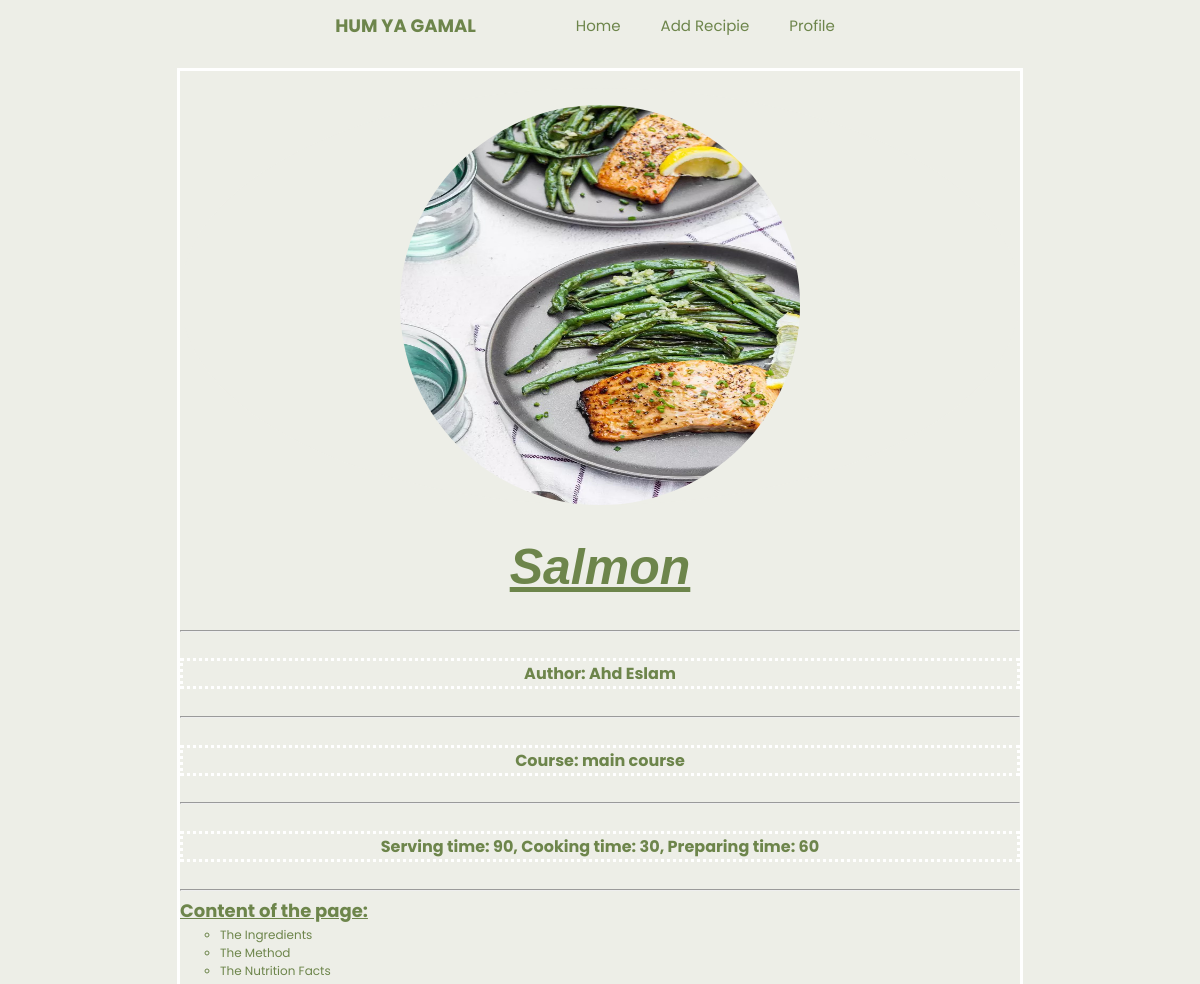
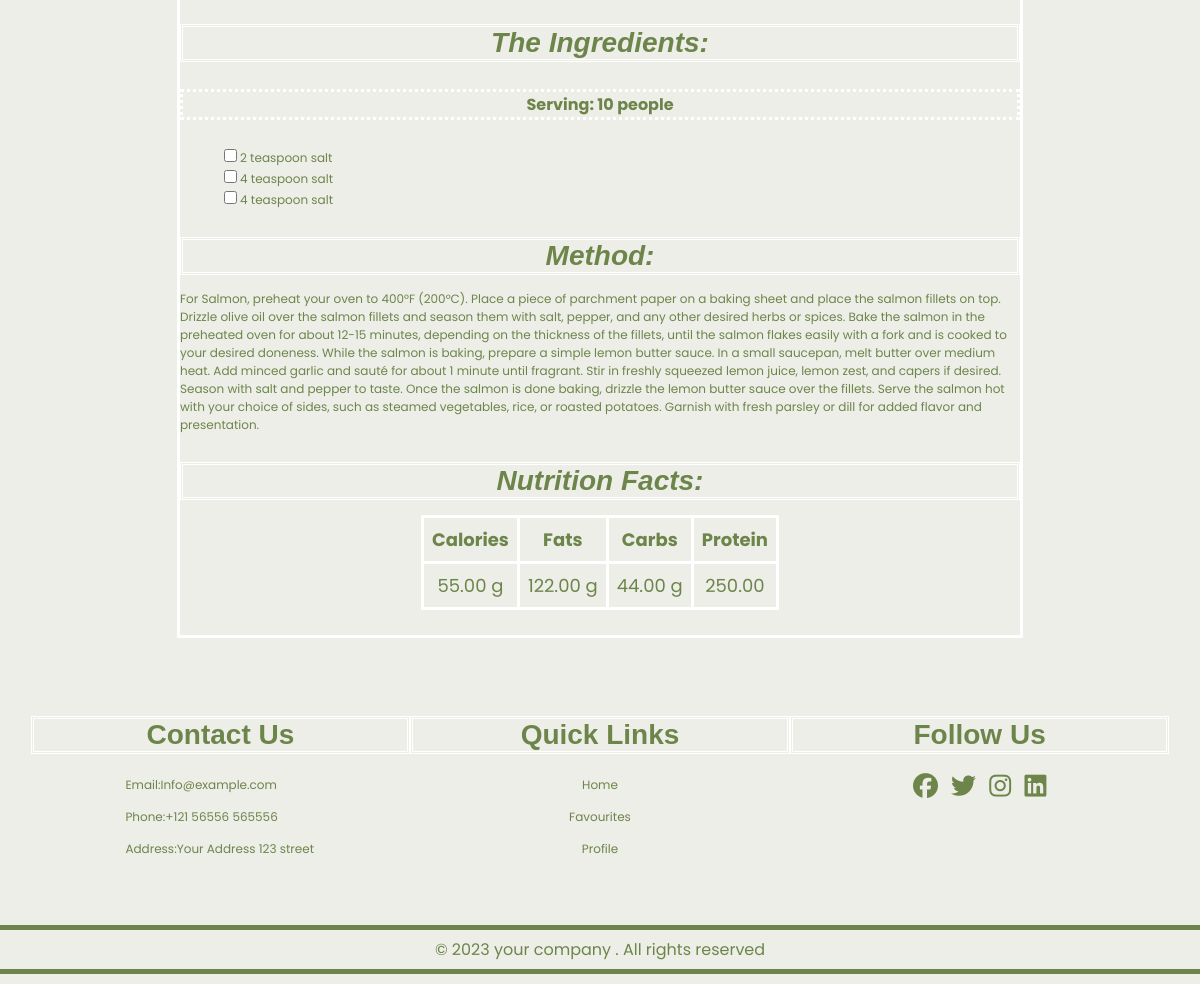
The page /home/eachrecipieadmin/Salmon/ on the database its author committed (2 pictures, top to bottom).
### ad/models.py (models this page shows, shortened)
class Recipie (models.Model):
    y=[
        ('g', 'g'),
        ('mg', 'mg')
    ]
    COURSE_CHOICES = [
        ('main course', 'Main Course'),
        ('appetizers', 'Appetizers'),
        ('dessert', 'Dessert')
    ]
    authername = models.CharField(max_length=100, default="Unknown Author")
    title= models.CharField(max_length=100, null=True, blank=True)
    image= models.ImageField(upload_to='recipie/photos/')
    is_fav = models.BooleanField(default=False)
    serving = models.CharField(max_length=100, default="1 serving")
    total = models.CharField(max_length=100, default="0 min")
    prep = models.CharField(max_length=100, default="0 min")
    cook = models.CharField(max_length=100, default="0 min")
    serving_Hours = models.IntegerField(max_length=2, default=2)
    serving_minutes = models.IntegerField(max_length=2, default=00)
    serving_seconds = models.IntegerField(max_length=2, default=00)
    method = models.TextField(default='unknown')
    calories = models.DecimalField(max_digits=5, decimal_places=2, default=1)
    calories_unit = models.CharField(max_length=10, choices=y, default='g')
    fats = models.DecimalField(max_digits=5, decimal_places=2,default=1)
    fats_unit = models.CharField(max_length=10, choices=y, default='g')
    carbs = models.DecimalField(max_digits=5, decimal_places=2,default=1)
    carbs_unit = models.CharField(max_length=10, choices=y, default='g')
    protein = models.DecimalField(max_digits=5, decimal_places=2,default=1)
    protien_unit = models.CharField(max_length=10, choices=y, default='g')
    course = models.CharField(max_length=20, choices=COURSE_CHOICES, default='main_course')

class Ingredient(models.Model):
    x=[
        ('teaspoon', 'teaspoon'),
        ('clove', 'clove'),
        ('ounce', 'ounce'),
        ('kg', 'kg'),
        ('piece', 'piece')
    ]
    Recipie_of_ingredient = models.CharField(max_length=100, null=True, blank=True)
    Ingredient_quantity = models.CharField(max_length=100)
    Ingredient_unit = models.CharField(max_length=20, choices=x, default='teaspoon')
    Ingredient_itself = models.CharField(max_length=100)

### ad/views.py (the view)
# urls.py: path('eachrecipieadmin/<str:title>/', views.eachrecipieadmin, name='eachrecipieadmin'),  # Add this line
def eachrecipieadmin(request, title):
    recipe = get_object_or_404(Recipie, title=title)
    ingredients = Ingredient.objects.filter(Recipie_of_ingredient=title)
    return render(request, 'recipies/eachrecipieadmin.html', {'recipe': recipe, 'ingredients': ingredients})

### Templates/recipies/eachrecipieadmin.html (shortened to what this page needs)
{%extends 'baseinherit.html'%}
{%block content%}
<!DOCTYPE html>
<html lang="en">
<head>
    {%load static%}
    <link rel="stylesheet" href="{%static 'css/eachrecipie.css'%}">
    <link rel="stylesheet" href="{%static 'css/nav.css'%}">
</head>
<body>
    <header>
        <div class="hum">
            <h2>HUM YA GAMAL</h2>
        </div>
        <nav>
            <a href="{%url 'home:adminpage'%}">Home</a>
            <a href="{%url 'home:add'%}">Add Recipie</a>
            <a href="{%url 'userauths:adprofile'%}">Profile</a>
        </nav>
    </header>
    <br>
    <div class="recipiedetails" >
        <div class="card-img-top">
            <img src= "{{recipe.image.url}}" class="card-img-top" alt="..." width="400px" height="400px">
        </div>
        <h1><strong>{{recipe.title}}</strong></h1>
        <hr>
        <h5>Author: {{recipe.authername}}</h5>
        <hr>
        <h5>Course: {{recipe.course}}</h5>
        <hr>
        <h5>Serving time: {{recipe.total}}, Cooking time: {{recipe.cook}}, Preparing time: {{recipe.prep}}</h5>
        <hr>
        <div class="content-of-the-page">
            <h6>Content of the page:</h6>
            <ul>
                <a href="#theing"><li>The Ingredients</li></a>
                <a href="#themethod"><li>The Method</li></a>
                <a href="#thenut"><li>The Nutrition Facts</li></a>
            </ul>
        </div>
        <div class="The Ingredients" id="theing">
            <h3><i>The Ingredients:</i></h3>
            <h5>Serving: {{recipe.serving}} people</h5>
            {% for ingredient in ingredients %}
            <ul>
            <input type="checkbox"><label>{{ ingredient.Ingredient_quantity }} {{ ingredient.Ingredient_unit }} {{ ingredient.Ingredient_itself }}</label><br>
            </ul>
            {% endfor %}
        </div>
        <div class="The Method" id ="themethod">
            <h3><i>Method:</i></h3>
                {{recipe.method}}
        </div>
        <div class="The Nutritions" id ="thenut">
            <h3><i>Nutrition Facts:</i></h3>
            <table>
                <tr>
                    <th>Calories</th>
                    <th>Fats</th>
                    <th>Carbs</th>
                    <th>Protein</th>
                </tr>
                <tr>
                    <td>{{recipe.calories}}  {{recipe.calories_unit}}</td>
                    <td>{{recipe.fats}}  {{recipe.fats_unit}}</td>
                    <td>{{recipe.carbs}}  {{recipe.carbs_unit}}</td>
                    <td>{{recipe.protein}}  {{recipe.protein_unit}}</td>
                </tr>
            </table>
        </div>
    </div>
</body>
</html>
{%endblock content%}

### yalabena/static/css/eachrecipie.css (style rules this page uses)
.card-img-top { display:flex; justify-content: center; border-radius: 50%; margin-top: 2%; }
* { background-color: #edeee7; color : #6D854B; }
h1 { font-size: 50px; text-align: center; font-family: 'Lucida Sans', 'Lucida Sans Regular', 'Lucida Grande', 'Lucida Sans Unicode', Geneva, Verdana, sans-serif; font-style: italic; text-decoration: underline; }
.recipiedetails { border-color: white; border-style: solid; width: 70%; height: 70%; position: static; margin: auto; }
h5 { font-size: medium; border-color:#ffffff; border-style:dotted; display: flex; justify-content: center; }
.content-of-the-page { width: fit-content; }
h6 { margin-bottom: 1%; font-size: large; text-decoration: underline; margin-top: 1%; }
ul { list-style-type:circle; margin-bottom: 0%; margin-top: 0%; }
h3 { border-color: #ffffff; border-style:double; font-size: x-large; font-family: 'Lucida Sans', 'Lucida Sans Regular', 'Lucida Grande', 'Lucida Sans Unicode', Geneva, Verdana, sans-serif; text-align: center; }
table { border-collapse: collapse; border-color: #ffffff; border-style: solid; font-size: large; padding: auto; margin: auto auto; margin-bottom: 3%; }
th, td { border: 3px solid #ffffff; padding: 8px; text-align: center; }

### yalabena/static/css/nav.css (style rules this page uses)
body { margin: 0; background-color: #edeee7; font-family: Poppins; font-size: 12px; }
a { text-decoration: none; }
header h2 { padding-right: 100px; font-family: poppins; }
header { width: 1200px; max-width: 100%; margin: auto; height: 50px; display: flex; align-items: center; position: relative; z-index: 100; justify-content: center; padding-left: 5px; }
header a { color: #6d854b; margin-right: 40px; font-size: 15px; }
nav { display: flex; }
h3 { font-size: 28px; margin-bottom: 15px; text-align: center; color: #6d854b; }
a { text-decoration: none; color: #6d854b; }

### rows shown on the page
Recipie: image (picture), title "Salmon", authername "Ahd Eslam", course "main course", total "90", cook "30", prep "60", serving "10", method "For Salmon, preheat your oven to 400°F (200°C). Place a piece of parchment paper on a baking sheet and place the salmon fillets on top. Drizzle olive oil over the salmon fillets and season them with salt, pepper, and any other desired herbs or spices. Bake the salmon in the preheated oven for about 12-15 minutes, depending on the thickness of the fillets, until the salmon flakes easily with a fork and is cooked to your desired doneness. While the salmon is baking, prepare a simple lemon butter sauce. In a small saucepan, melt butter over medium heat. Add minced garlic and sauté for about 1 minute until fragrant. Stir in freshly squeezed lemon juice, lemon zest, and capers if desired. Season…", calories "55.00", calories_unit "g", fats "122.00", fats_unit "g", carbs "44.00", carbs_unit "g", protein "250.00"
Ingredient: Ingredient_quantity "2", Ingredient_unit "teaspoon", Ingredient_itself "salt"
Ingredient: Ingredient_quantity "4", Ingredient_unit "teaspoon", Ingredient_itself "salt"
Ingredient: Ingredient_quantity "4", Ingredient_unit "teaspoon", Ingredient_itself "salt"
